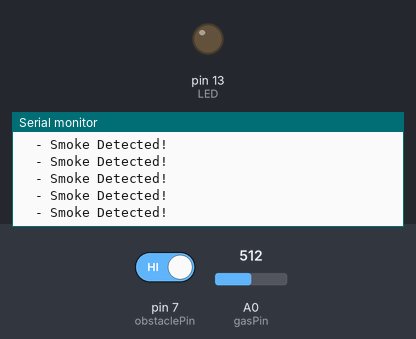
Recording of a sketch running on a simulated Arduino Uno, built with avr-gcc and run on an emulated ATmega328P. Parts: output pins drawn as LEDs (lit = HIGH), the last lines printed to the serial monitor. The inputs (shaded band) are chosen by the test bench; at power-on: pin 7 (obstaclePin) HIGH, A0 (gasPin) = 512.

Above: at 11.2 s.
11.3 s: pin 7 (obstaclePin) driven LOW
At 12.1 s:
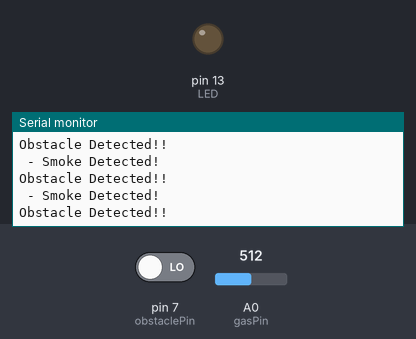
12.8 s: A0 (gasPin) set to 210
At 13.5 s:
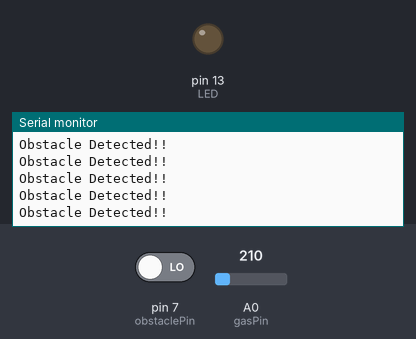
15.8 s: A0 (gasPin) set to 233
At 16.9 s:
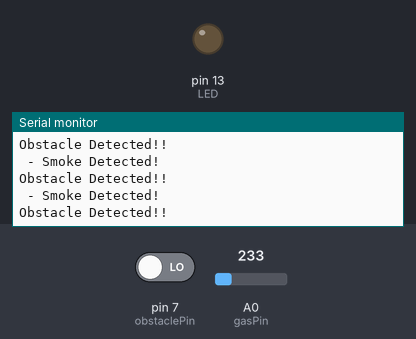
18.8 s: A0 (gasPin) set to 122
At 19.4 s:
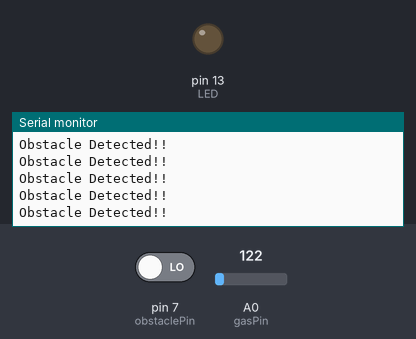
21.8 s: pin 7 (obstaclePin) driven HIGH
At 22.8 s:
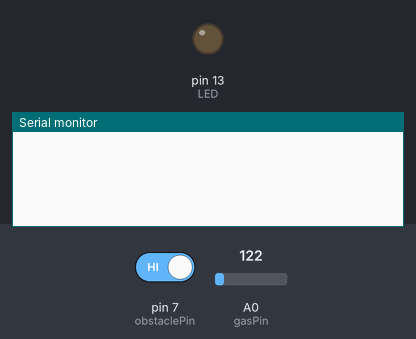

Measured:
- after the input at 11.3 s, the serial monitor: prints a new line after 0.10 s (image 1)
- after the input at 21.8 s, the serial monitor: prints a new line after 0.07 s (image 5)

The sketch:

gasninfra.ino
```cpp
const int gasPin = A0; //GAS sensor output pin to Arduino analog A0 pin
float sensorValue;

int LED = 13; // Use the onboard Uno LED
int obstaclePin = 7;  // This is our input pin
int hasObstacle = HIGH;  // HIGH MEANS NO OBSTACLE
void setup()
{
  Serial.begin(9600); //Initialize serial port - 9600 bps
  pinMode(LED, OUTPUT);
  pinMode(obstaclePin, INPUT);
  Serial.println("Gas Sensor is warming up!");
  delay(10000); // allow the sensor to heat up for 10 secs
}

void loop()
{ digitalWrite(LED, LOW);
  sensorValue = analogRead(gasPin);
  hasObstacle = digitalRead(obstaclePin); //Reads the output of the obstacle sensor from the 7th PIN of the Digital section of the arduino


  if(sensorValue>220)
  {
    Serial.println(" - Smoke Detected! ");
  }
  else{
  Serial.println("");
  }
  if (hasObstacle == LOW) //LOW means something is ahead, so illuminates the 13th Port connected LED
  {
    Serial.println("Obstacle Detected!!");
    digitalWrite(LED, HIGH);//Illuminates the 13th Port LED
  }
  else
  {
    Serial.print(" ");
  }
  //hasObstacle = digitalRead(obstaclePin);
  /*if (hasObstacle == HIGH) //LOW means something is ahead, so illuminates the 13th Port connected LED
  {
    Serial.println("Obstacle Detected!!");
    digitalWrite(LED, HIGH);//Illuminates the 13th Port LED
  }*/

}
```
